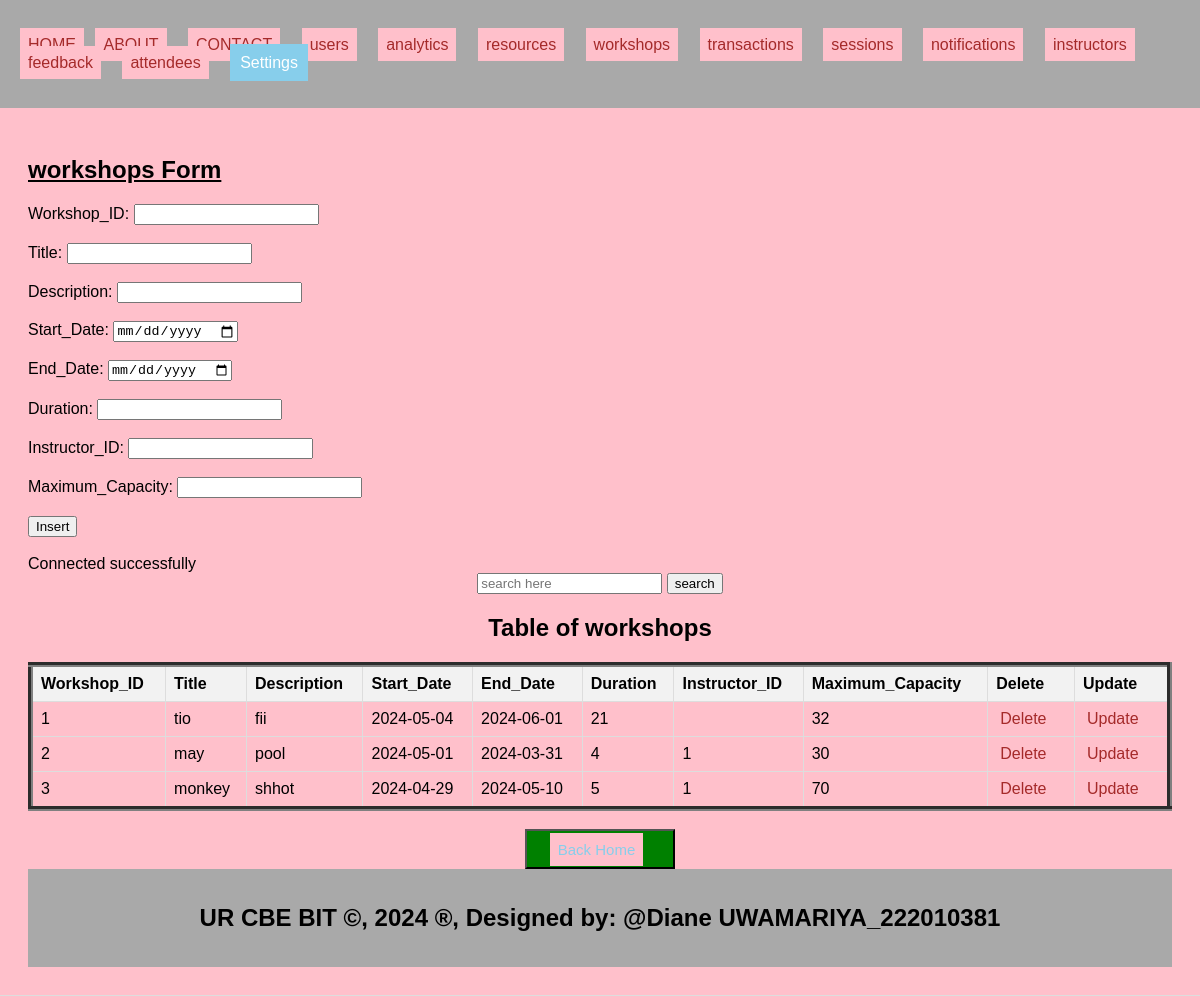
Screenshot of /workshops.php with the database file from the repository.
### tables this page shows
CREATE TABLE `workshops` (
  `Workshop_ID` int(11) NOT NULL,
  `Title` varchar(255) DEFAULT NULL,
  `Description` text DEFAULT NULL,
  `Start_Date` date DEFAULT NULL,
  `End_Date` date DEFAULT NULL,
  `Duration` int(11) DEFAULT NULL,
  `Instructor_ID` int(11) DEFAULT NULL,
  `Maximum_Capacity` int(11) DEFAULT NULL
);

### workshops.php (the view, shortened to what this page needs)
<!DOCTYPE html>
<html lang="en">
<head>
    <link rel="stylesheet" type="text/css" href="style.css">
</head>
<body>
<header>
 <body bgcolor="pink">
    <ul style="list-style-type: none; padding: 0;">
        <li style="display: inline;"><a href="./home.html">HOME</a></li>
        <li style="display: inline; margin-right: 10px;"><a href="./about.html">ABOUT</a></li>
        <li style="display: inline; margin-right: 10px;"><a href="./contact.html">CONTACT</a></li>
    <li style="display: inline; margin-right: 10px;"><a href="./users.php">users</a>
  </li>
    <li style="display: inline; margin-right: 10px;"><a href="./analytics.php">analytics</a>
  </li>
    <li style="display: inline; margin-right: 10px;"><a href="./resources.php">resources</a>
  </li>
    <li style="display: inline; margin-right: 10px;"><a href="./workshops.php">workshops</a>
  </li>
    <li style="display: inline; margin-right: 10px;"><a href="./transactions.php">transactions</a>
  </li>
    <li style="display: inline; margin-right: 10px;"><a href="./sessions.php">sessions</a>
    <li style="display: inline; margin-right: 10px;"><a href="./notifications.php">notifications</a>
  </li>
    <li style="display: inline; margin-right: 10px;"><a href="./instructors.php">instructors</a>
  </li>
    <li style="display: inline; margin-right: 10px;"><a href="./feedback.php">feedback</a>
  </li>
    <li style="display: inline; margin-right: 10px;"><a href="./attendees.php">attendees</a>
  </li>
        <li class="dropdown" style="display: inline; margin-right: 10px;">
            <a href="#" style="padding: 10px; color: white; background-color: skyblue; text-decoration: none; margin-right: 15px;">Settings</a>
        </li>
    </ul>
</header>
<section>
    <h1><u>workshops Form</u></h1>
    <form method="post">
        <label for="Workshop_ID">Workshop_ID:</label>
        <input type="number" id="Workshop_ID" name="Workshop_ID"><br><br>
         <label for="Title">Title:</label>
        <input type="text" id="Title" name="Title"><br><br>
        <label for="Description">Description:</label>
        <input type="text" id="Description" name="Description" required><br><br>
        <label for="Start_Date">Start_Date:</label>
        <input type="date" id="Start_Date" name="Start_Date" required><br><br>
        <label for="End_Date">End_Date:</label>
        <input type="date" id="End_Date" name="End_Date" required><br><br>
        <label for="Duration">Duration:</label>
        <input type="number" id="Duration" name="Duration"  required><br><br>
        <label for="Instructor_ID">Instructor_ID:</label>
        <input type="number" id="Instructor_ID" name="Instructor_ID"><br><br>
        <label for="Maximum_Capacity">Maximum_Capacity:</label>
        <input type="number" id="Maximum_Capacity" name="Maximum_Capacity"><br><br>
      <input type="submit" name="add" value="Insert"><br><br>
    </form>
<?php
include('db_conn.php');
$sql = "SELECT * FROM workshops";
$result = $connection->query($sql);
?>
<!DOCTYPE html>
<html>
<head>
</head>
<body>
    <center><form action="search_workshops" method="GET"><input type="text" name="query" placeholder="search here">
    <button>search</button></form><h2>Table of workshops</h2></center>
    <table border="5">
        <tr>
            <th>Workshop_ID</th>
            <th>Title</th>
            <th>Description</th>
            <th>Start_Date</th>
            <th>End_Date</th>
            <th>Duration</th>
             <th>Instructor_ID</th>
            <th>Maximum_Capacity</th>
            <th>Delete</th>
            <th>Update</th>
        </tr>
        <?php
        if ($result->num_rows > 0) {
            while ($row = $result->fetch_assoc()) {
                $Workshop_ID = $row['Workshop_ID'];
                echo "<tr>
                    <td>" . $row['Workshop_ID'] . "</td>
                    <td>" . $row['Title'] . "</td>
                    <td>" . $row['Description'] . "</td>
                    <td>" . $row['Start_Date'] . "</td>
                    <td>" . $row['End_Date'] . "</td>
                    <td>" . $row['Duration'] . "</td>
                    <td>" . $row['Instructor_ID'] . "</td>
                    <td>" . $row['Maximum_Capacity'] . "</td>
                      <td><a style='padding:4px' href='delete_workshops.php?Workshop_ID=$Workshop_ID'>Delete</a></td>
                    <td><a style='padding:4px' href='update_workshops.php?Workshop_ID=$Workshop_ID'>Update</a></td>
                </tr>";
            }
        } else {
            echo "<tr><td colspan='6'>No data found</td></tr>";
        }
        ?>
    </table>
    <br>
<center>
<button style="background-color: green; width: 150px;height: 40px;" ><a href="home.html" style=" font-size: 15px;color: skyblue;text-decoration: none" >Back Home</a></button>
</center>
</body>
</html>
  <footer>
  <center>
    <b><h2>UR CBE BIT &copy, 2024 &reg, Designed by: @Diane UWAMARIYA_222010381</h2></b>
  </center>
</footer>

### style.css (style rules this page uses)
body { font-family: Arial, sans-serif; margin: 0; padding: 0; }
.dropdown { position: relative; display: inline; margin-right: 10px; }
body { font-family: Arial,sans-serif; margin:0; padding:0; }
header { background-color:darkgray; padding: 20px; }
.dropdown { position: right; display:right; direction:rtl; }
section { padding:28px; border-bottom: 1px solid #ddd; }
footer { text-align: center; padding: 15px; background-color:darkgray; }

### workshops.php (style rules this page uses)
a { padding: 8px; color: white; background-color: pink; text-decoration: none; margin-right: 7px; }
a:link { color: brown; }
table { width: 100%; border-collapse: collapse; }
th, td { border: 1px solid #ddd; padding: 8px; text-align: left; }
th { background-color: #f2f2f2; }

### rows the page displays
workshops: Workshop_ID "1", Title "tio", Description "fii", Start_Date "2024-05-04", End_Date "2024-06-01", Duration "21", Maximum_Capacity "32"
workshops: Workshop_ID "2", Title "may", Description "pool", Start_Date "2024-05-01", End_Date "2024-03-31", Duration "4", Instructor_ID "1", Maximum_Capacity "30"
workshops: Workshop_ID "3", Title "monkey", Description "shhot", Start_Date "2024-04-29", End_Date "2024-05-10", Duration "5", Instructor_ID "1", Maximum_Capacity "70"
